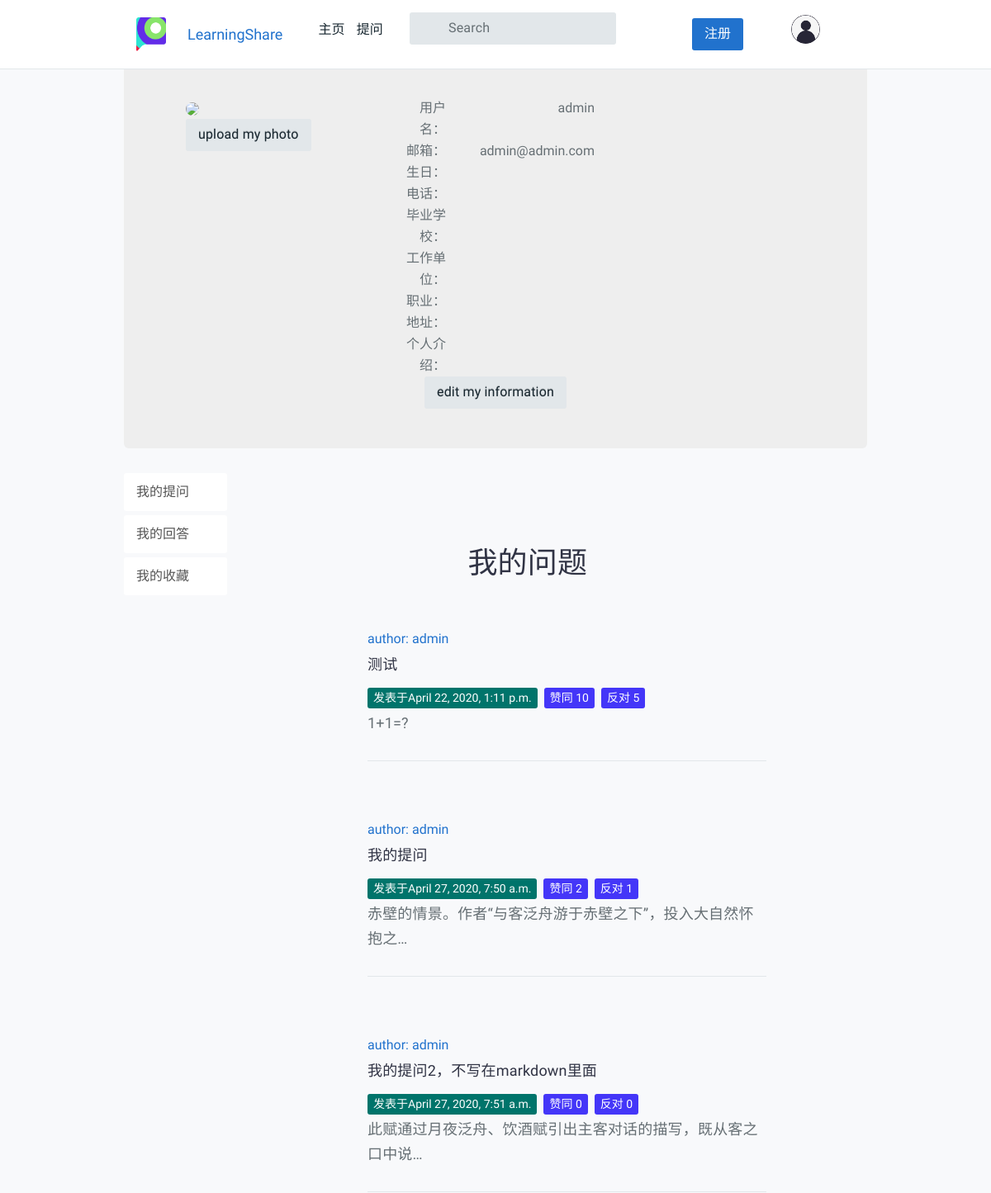
Page /question/my_center/ (signed in, upper part) on the earlier database version.
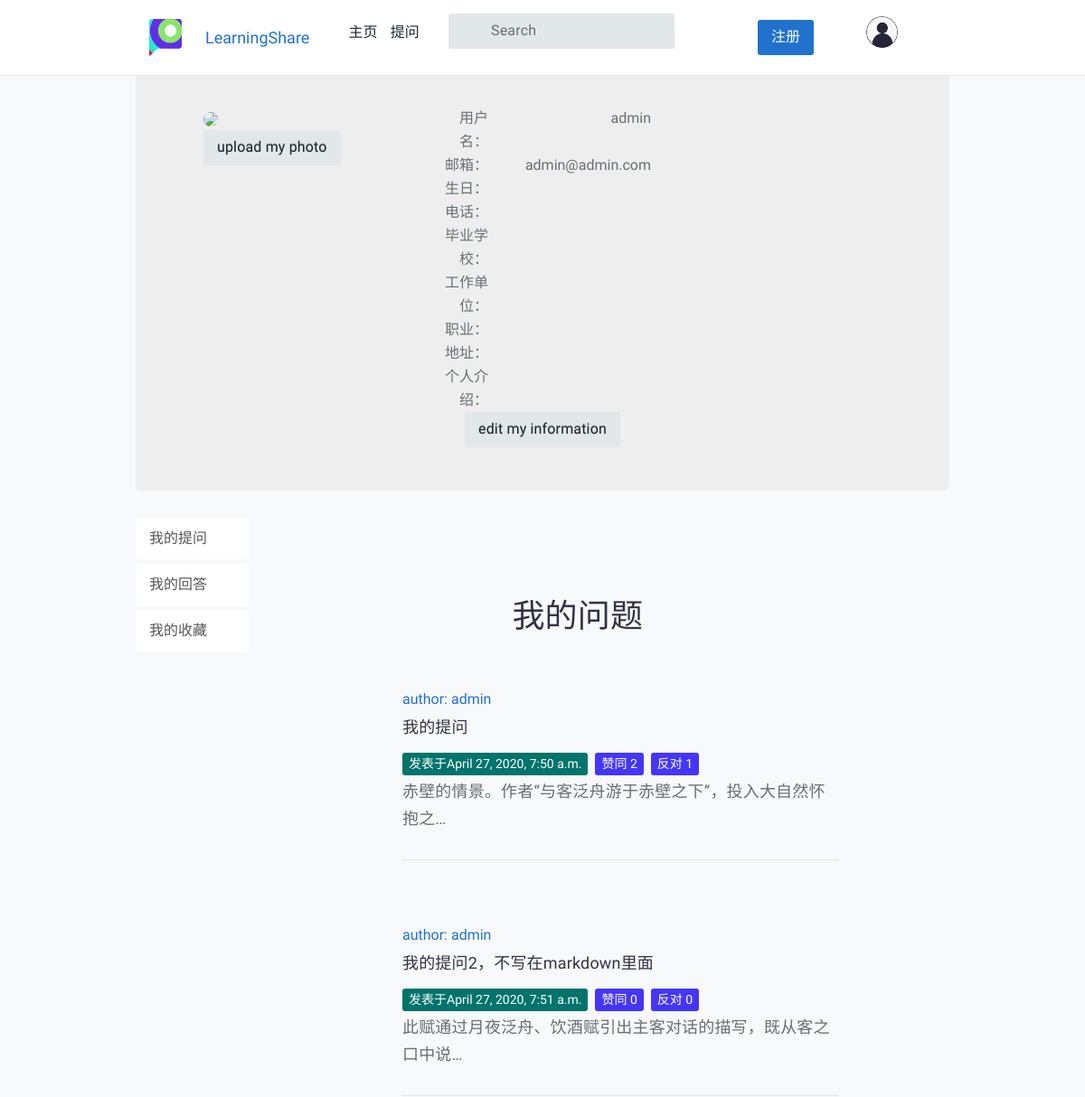
Same page on the later database version.
### QuestionApp/models.py (models this page shows, shortened)
class Question(models.Model):
    user = models.ForeignKey(User, verbose_name='提问者', related_name='questions',on_delete=models.CASCADE)
    questionTitle = models.CharField('问题标题', max_length=40, unique=True,blank=False)
    questionCategory = models.ForeignKey('CategoryApp.Category', verbose_name='板块名称', on_delete=models.CASCADE)
    questionDescription = models.TextField('详细描述')
    created=models.DateTimeField(default=timezone.now,verbose_name='发布日期')
    publishDate = models.DateTimeField(auto_now=True, verbose_name='更新日期')
    goodNum = models.IntegerField(default=0,verbose_name='赞数')
    badNum = models.IntegerField(default=0, verbose_name='反对数')
    grade = models.IntegerField(default=0, verbose_name='综合质量')
    collect = models.ManyToManyField(User, related_name='collect_question', verbose_name='收藏',blank=True)
    users_like = models.ManyToManyField(User, related_name="questions_like", blank=True)
    users_unlike = models.ManyToManyField(User, related_name="questions_unlike", blank=True)
    views = models.IntegerField(default=0, verbose_name="阅读次数")

### QuestionApp/views.py (the view)
# urls.py: path('my_center/',views.my_center,name='my_center'),
def my_center(request):
    username = request.user.username
    is_logged_in = True
    context = {
        'username': username,
        'is_logged_in': is_logged_in,
    }
    questions = request.user.questions.all()
    context['questions'] = questions
    return render(request,'question/my_center.html',context=context)

### templates/question/my_center.html (shortened to what the changed rows need)
{% extends "index.html" %}
{% load static %}
{% block register %}
            {% load static %}
<div>
    <div class="col-sm-9">
        <main id="tt-pageContent" class="tt-offset-small">
            <div class="container">
                <div class="tt-topic-list">
                    {% block list %}
                    <div class="tt-list-header">
                        <div class="tt-col-topic text-center">
                            <h1>我的问题</h1>
                        </div>
                    </div>
                </div>
                {% for question in questions %}
                <div class="tt-item">
                    <div class="tt-single-topic">
                        <div class="tt-item-header pt-noborder">
                            <div class="tt-item-header info-top">
                                <div class="tt-avater-title">
                                    <a href="#">author: {{ question.user }}</a>
                                </div>
                                <div class="tt-item-title">
                                    <a href="../{{question.id}}">{{question.questionTitle}}</a>
                                </div>
                                <div class="tt-item-tag">
                                    <ul class="tt-list-badge">
                                        <li><a href="#"><span
                                                    class="tt-color09 tt-badge">发表于{{ question.created }}</span></a></li>
                                        <li><a href="#"><span class="tt-color02 tt-badge">赞同 {{ question.goodNum }}</span></a></li>
                                        <li><a href="#"><span class="tt-color02 tt-badge">反对 {{ question.badNum }}</span></a></li>
                                    </ul>
                                </div>
                                <div class="tt-item-title">
                                    <p>{{ question.questionDescription | truncatechars:"30"}}</p>
                                </div>
                            </div>
                        </div>
                    </div>
                </div>
                {% endfor %}
                    {% endblock %}
            </div>
        </div>
    </main>
{% endblock %}

Differences in the rows shown:
removed Question: user "admin", questionTitle "测试", created "April 22, 2020, 1:11 p.m.", goodNum "10", badNum "5", questionDescription "1+1=?"
